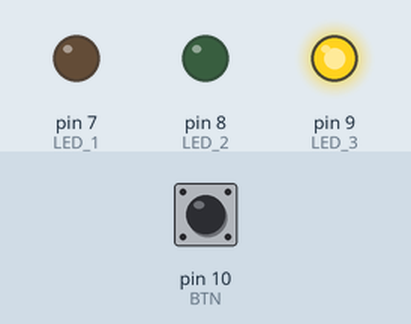
A sketch run on a simulated Arduino Uno, built with avr-gcc and run on an emulated ATmega328P. On the bench: output pins drawn as LEDs (lit = HIGH). The inputs (shaded band) are chosen by the test bench; at power-on: pin 10 (BTN) LOW. Random numbers use the default seed unless the sketch sets one.

Above: at 1.9 s.
2.0 s: pin 10 (BTN) pulled HIGH for 3.2 s
At 2.8 s:
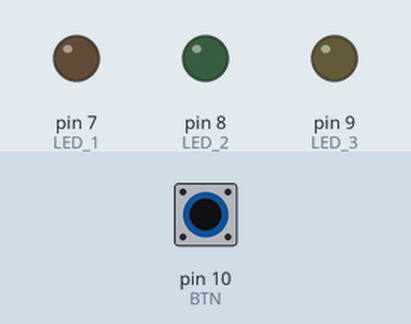
At 6.3 s:
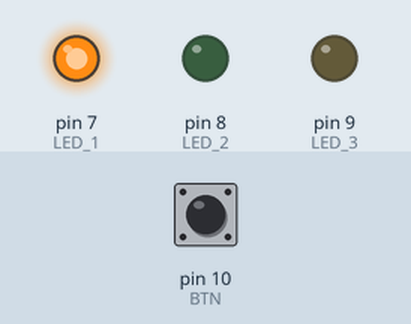
Timing chart, 0 to 7.8 s (numbered marks = the images above; inputs shaded):
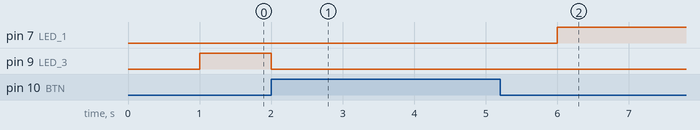

The sketch:

random-led.ino
```cpp
#define LED_NUM 3
#define LED_1 7
#define LED_2 8
#define LED_3 9

#define BTN 10

int leds[LED_NUM] = {LED_1, LED_2, LED_3};

long ledOn;
bool isLedOn = false;

void setup()
{
    // if analog input pin 0 is unconnected, random analog
    // noise will cause the call to randomSeed() to generate
    // different seed numbers each time the sketch runs.
    // randomSeed() will then shuffle the random function.
    randomSeed(analogRead(0));

    pinMode(LED_1, OUTPUT);
    pinMode(LED_2, OUTPUT);
    pinMode(LED_3, OUTPUT);
    pinMode(BTN, INPUT);
}

void loop()
{
    if (!isLedOn)
    {
        delay(1000);
        ledOn = random(LED_NUM);
        digitalWrite(leds[ledOn], HIGH);
        isLedOn = true;
    }
    else
    {
        if (digitalRead(BTN))
        {
            digitalWrite(leds[ledOn], LOW);
            isLedOn = false;
        }
    }
}
```

Measured:
- after the input at 2.0 s, pin 7 (LED_1): LOW → HIGH after 4.0 s; pin 9 (LED_3): HIGH → LOW at once
